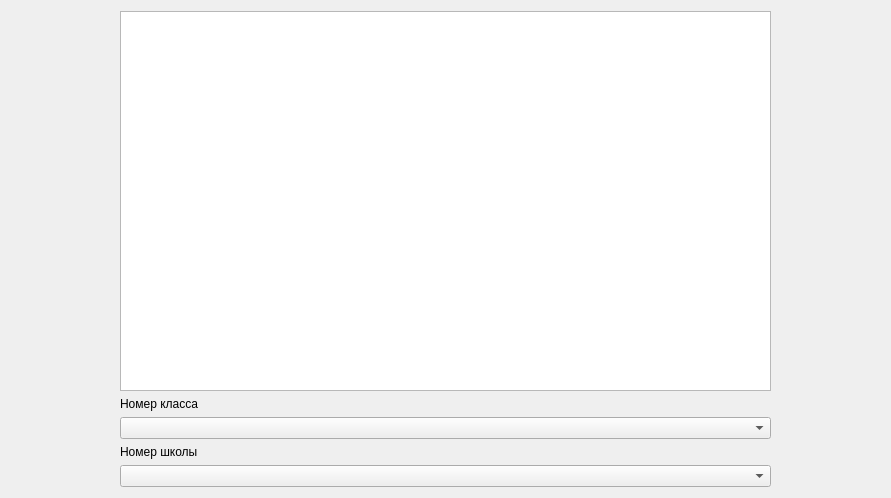
<?xml version="1.0" encoding="UTF-8"?>
<ui version="4.0">
 <class>Dialog</class>
 <widget class="QDialog" name="Dialog">
  <property name="geometry">
   <rect>
    <x>0</x>
    <y>0</y>
    <width>891</width>
    <height>498</height>
   </rect>
  </property>
  <property name="minimumSize">
   <size>
    <width>891</width>
    <height>0</height>
   </size>
  </property>
  <property name="windowTitle">
   <string>Dialog</string>
  </property>
  <layout class="QGridLayout" name="gridLayout">
   <item row="5" column="0">
    <widget class="QComboBox" name="combo_school"/>
   </item>
   <item row="3" column="0">
    <widget class="QLabel" name="label">
     <property name="text">
      <string>Номер школы</string>
     </property>
    </widget>
   </item>
   <item row="0" column="0">
    <widget class="QTableWidget" name="table_results">
     <property name="minimumSize">
      <size>
       <width>256</width>
       <height>192</height>
      </size>
     </property>
     <property name="maximumSize">
      <size>
       <width>651</width>
       <height>381</height>
      </size>
     </property>
    </widget>
   </item>
   <item row="2" column="0">
    <widget class="QComboBox" name="combo_class"/>
   </item>
   <item row="1" column="0">
    <widget class="QLabel" name="label_2">
     <property name="text">
      <string>Номер класса</string>
     </property>
    </widget>
   </item>
  </layout>
 </widget>
 <resources/>
 <connections/>
</ui>
